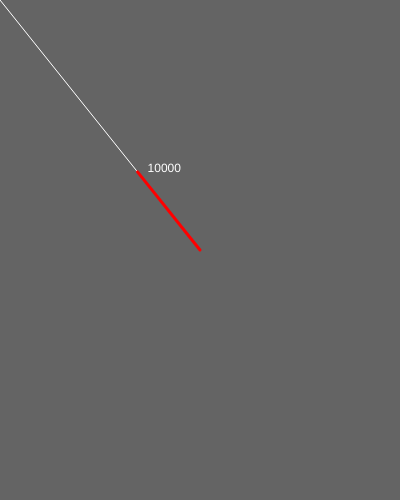
Frame 1 (no input)
Frame 60 (no input): identical to frame 1, image omitted
Frame 120 (the mouse pressed at the canvas centre since frame 60): blank canvas, image omitted

The p5.js sketch that drew this single still picture (run headless with seeded random() and noise() and a simulated clock; from frame 60 on, the mouse is pressed at the canvas centre):

// p5.js sketch
// ── sketch.js
function setup() {
  createCanvas(400, 500);
  background(100);
}

function draw() {
  background(100);

  let center = createVector(width/2, height/2);
  let mouse = new p5.Vector(mouseX, mouseY);
  mouse.sub(center);

  push();
  translate(center.x, center.y);

  let vector = createVector(mouse.x, mouse.y);
  stroke(255);
  strokeWeight(1);
  line(0, 0, vector.x, vector.y);

  //vector.setMag(150);
  vector.limit(100);
  let value = vector.magSq();

  stroke(255,0,0);
  strokeWeight(3);
  line(0, 0, vector.x, vector.y);
  fill(255);
  noStroke();
  text(int(value), vector.x+10, vector.y);

  pop();
}
